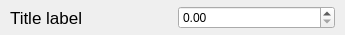
<?xml version="1.0" encoding="UTF-8"?>
<ui version="4.0">
 <class>double_value</class>
 <widget class="CardWidget" name="double_value">
  <property name="geometry">
   <rect>
    <x>0</x>
    <y>0</y>
    <width>345</width>
    <height>35</height>
   </rect>
  </property>
  <property name="windowTitle">
   <string>Form</string>
  </property>
  <layout class="QHBoxLayout" name="horizontalLayout">
   <property name="spacing">
    <number>10</number>
   </property>
   <property name="leftMargin">
    <number>10</number>
   </property>
   <property name="topMargin">
    <number>1</number>
   </property>
   <property name="rightMargin">
    <number>10</number>
   </property>
   <property name="bottomMargin">
    <number>1</number>
   </property>
   <item>
    <widget class="TitleLabel" name="tittle">
     <property name="font">
      <font>
       <family>Segoe UI</family>
       <pointsize>13</pointsize>
       <bold>false</bold>
      </font>
     </property>
     <property name="text">
      <string>Title label</string>
     </property>
    </widget>
   </item>
   <item>
    <widget class="DoubleSpinBox" name="value"/>
   </item>
  </layout>
 </widget>
 <customwidgets>
  <customwidget>
   <class>CardWidget</class>
   <extends>QFrame</extends>
   <header>qfluentwidgets</header>
   <container>1</container>
  </customwidget>
  <customwidget>
   <class>TitleLabel</class>
   <extends>QLabel</extends>
   <header>qfluentwidgets</header>
  </customwidget>
  <customwidget>
   <class>DoubleSpinBox</class>
   <extends>QDoubleSpinBox</extends>
   <header>qfluentwidgets</header>
  </customwidget>
 </customwidgets>
 <resources/>
 <connections/>
</ui>
